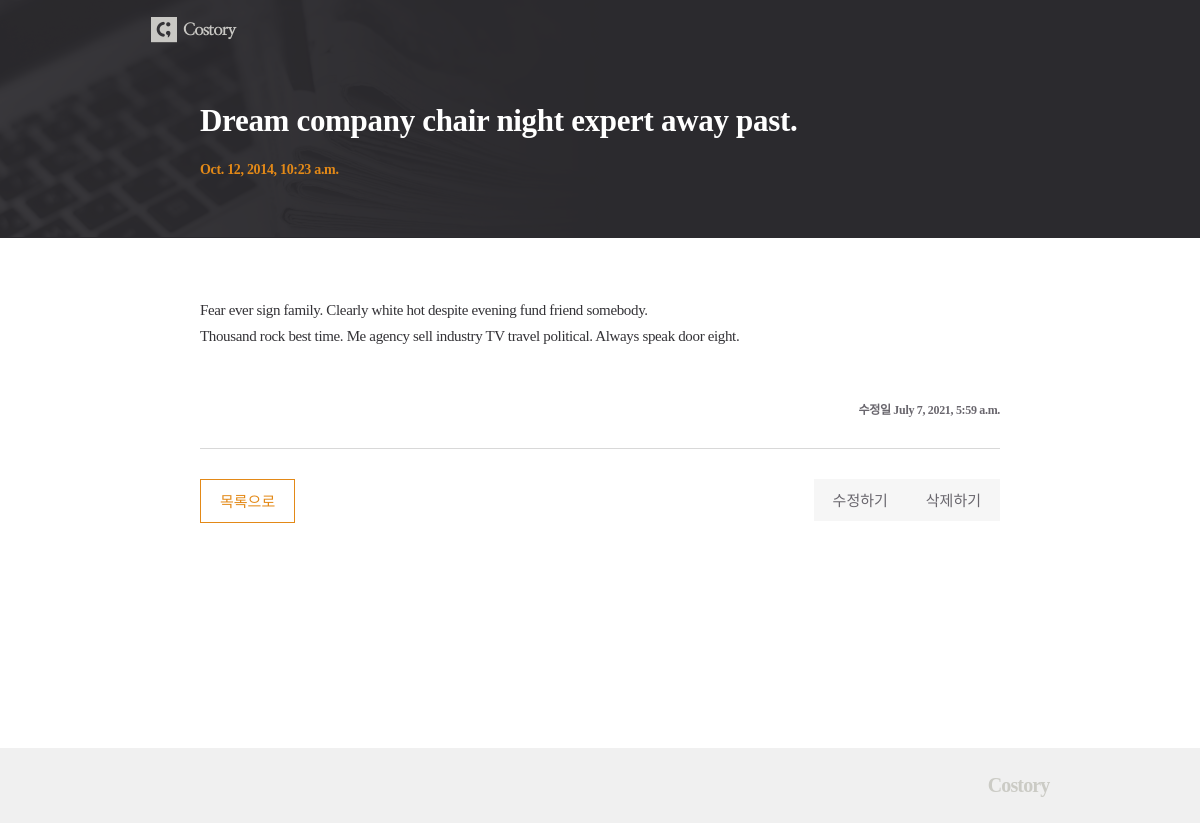
Screenshot of /posts/51/ with the database file from the repository.
### posts/models.py (models this page shows, shortened)
class Post(models.Model):
    title = models.CharField(max_length=50, unique=True, error_messages={'unique': '이미 있는 제목이네요!'})
    content = models.TextField(validators=[MinLengthValidator(10, '너무 짧군요 10자 이상 적어주세요.'), validate_symbols])
    dt_created = models.DateTimeField(verbose_name="Date Created", auto_now_add=True)
    dt_modified = models.DateTimeField(verbose_name="Date Modified", auto_now=True)

### posts/views.py (the view)
# urls.py: path('posts/<int:pk>/', views.PostDetailView.as_view(), name='post-detail'),
class PostDetailView(DetailView):
    model = Post

### posts/templates/posts/post_detail.html
{% extends './base.html' %}
{% load static %}
{% block css %}
<link rel="stylesheet" href="{% static 'posts/css/post_detail.css' %}">
{% endblock css %}
{% block post_header %}
<div class="container">
    <h1 class="title">{{post.title}}</h1>
    <p class="date">{{post.dt_created}}</p>
</div>
{% endblock post_header %}
{% block content %}
<div class="content">
    <p class="text">{{post.content|linebreaksbr}}</p>
    <p class="date_md">수정일 <span>{{post.dt_modified}}</span></p>
</div>
    <div class="btn">
    <div class="btn_list"><a href="{% url 'post-list' %}">목록으로</a></div>
    <div class="right-btn">
        <div class="btn_modify"><a href="{% url 'post-update' post.id %}">수정하기</a></div>
        <div class="btn_delete"><a href="{% url 'post-delete' post.id %}">삭제하기</a></div>
    </div>
</div>
{% endblock content %}

### posts/static/posts/css/post_detail.css (style rules this page uses)
h1,h2,h3,p,a,ul,li { margin: 0; padding: 0; font-family : 'NanumMyeongjo'; font-weight: 200; list-style: none; text-decoration: none; outline: none; color: black; }
html { position: relative; min-height: 100%; margin: 0; }
body { min-height: 100%; margin: 0; padding: 0; background: #fff; -webkit-font-smoothing: antialiased; -moz-osx-font-smoothing: auto; }
.container { width: 800px; margin: 0 auto; }
.title { padding: 43px 0 23px; font-size: 31px; font-weight: bold; color: #fff; letter-spacing: -0.32px; }
.date { padding-bottom: 60px; font-size: 14px; font-weight: bold; color: #e38917; letter-spacing: -0.32px; }
.content { margin-top: 60px; padding-bottom: 30px; border-bottom: 1px solid #d8d8d8; }
.content .text { font-size: 15px; color: #333236; line-height: 1.73; letter-spacing: -0.35px; }
.content .date_md { padding-top: 50px; text-align: right; font-size: 12px; font-weight: bold; color: #69666d; letter-spacing: -0.32px; }
.btn { overflow: hidden; margin-top: 30px; }
.right-btn { float: right; }
.btn_list { float: left; }
.btn_delete { float: left; }
.btn_modify { margin-left: 16px; float: left; }
.btn_list a { display: inline-block; padding: 10px 19px 11px; color: #e38917; font-size: 15px; border: 1px solid #e38917; }
.btn_delete a { display: inline-block; padding: 10px 19px 11px; font-size: 15px; color: #69666d; background: #f6f6f6; }
.btn_modify a { display: inline-block; padding: 10px 19px 11px; font-size: 15px; color: #69666d; background: #f6f6f6; }

### rows the page displays
Post: title "Dream company chair night expert away past.", dt_created "Oct. 12, 2014, 10:23 a.m.", content "Fear ever sign family. Clearly white hot despite evening fund friend somebody. Thousand rock best time. Me agency sell industry TV travel political. Always speak door eight.", dt_modified "July 7, 2021, 5:59 a.m."
